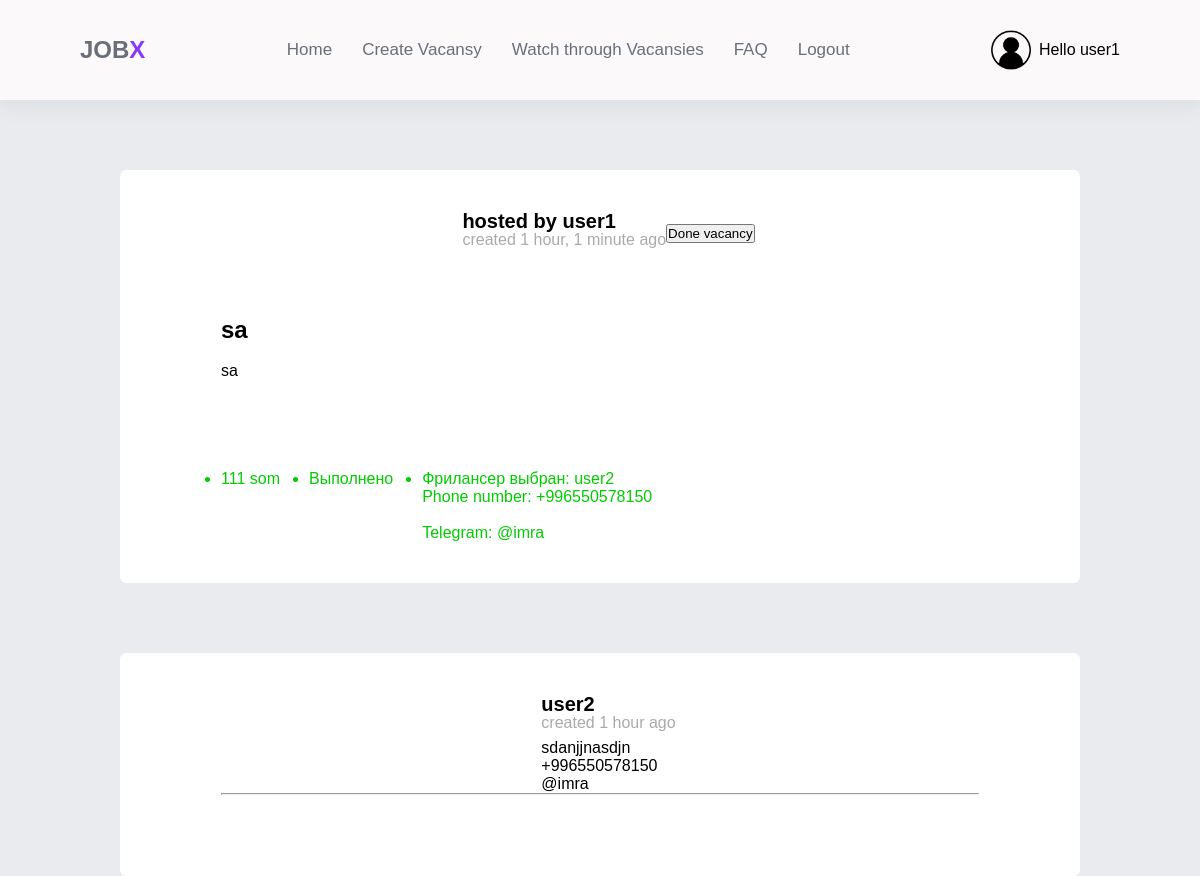
Page /allVacansy/24/ (signed in) on the committed database.
### base/models.py (models this page shows, shortened)
class Vacansy(models.Model):
    title = models.CharField(max_length=30)
    description = models.CharField(max_length=500)
    price = models.IntegerField()
    host = models.ForeignKey(User, on_delete=models.SET_NULL, null=True)
    isDone = models.BooleanField(default=False)
    created = models.DateTimeField(auto_now_add=True)
    selected_freelancer = models.ForeignKey(
        User,
        related_name="selected_vacancies",
        on_delete=models.SET_NULL,
        null=True,
        blank=True,
    )
    participants = models.ManyToManyField(User, related_name="participants", blank=True)
    class Meta:
        ordering = ["-created"]

class Apply(models.Model):
    description = models.CharField(max_length=200)
    created = models.DateTimeField(auto_now_add=True)
    name = models.ForeignKey(User, on_delete=models.CASCADE)
    vacansy = models.ForeignKey(
        Vacansy, on_delete=models.CASCADE, default=None, null=False
    )
    phone_regex = RegexValidator(
        regex=r'^\+?1?\d{9,15}$',
        message="Phone number must be entered in the format: '+999999999'. Up to 15 digits allowed."
    )
    phone = models.CharField(validators=[phone_regex], max_length=17, blank=True)
    telegram = models.CharField(max_length=100,default='')
    class Meta:
        ordering = ["-created"]

### base/views.py (the view)
# urls.py: path("allVacansy/<int:pk>/", views.vacansyDetail, name="vacancyDetail"),
@login_required(login_url="register")
def vacansyDetail(request, pk):
    vacansy = Vacansy.objects.get(id=pk)
    members = vacansy.participants.all()
    datas = Apply.objects.filter(vacansy=vacansy)
    return render(
        request,
        "base/vacansyDetail.html",
        {"vacansy": vacansy, "members": members, "datas": datas},
    )

### base/templates/base/vacansyDetail.html (shortened to what this page needs)
{% extends "main.html" %} {% block content %}
<main>
  <section class="vacansy__card">
    <header class="vacansyHeader">
      <div
        style="display: flex; align-items: center; column-gap: 17px"
        class="leftside"
      >
        <div class="header__txt">
          <p style=" font-size:20px; #333; font-weight: 700; line-height: 1">
            hosted by {{vacansy.host}}
          </p>
          <p
            style="
              color: #aaa;
              height: 25px;
              overflow: hidden;
              text-overflow: clip;
              white-space: nowrap;
            "
          >
            created {{vacansy.created|timesince}} ago
          </p>
        </div>
      </div>
      {% if request.user == vacansy.host and not vacansy.selected_freelancer %}
      <form method="post" action="{% url 'choose_freelancer' vacansy.id %}">
        {% csrf_token %}
        <label for="freelancer_select">Select Freelancer:</label>
        <select name="freelancer_select" id="freelancer_select">
          <option value="" selected disabled>Select an applicant</option>
          {% for data in datas %}
          <option value="{{ data.id }}">{{ data.name }}</option>
          {% endfor %}
        </select>
        <button type="submit">Choose Freelancer</button>
      </form>
      {% elif request.user != vacansy.host %}
      <div class="rightside">
        <a href="{% url 'applyVacansy' vacansy.id %}">
          <button class="button2">Apply</button>
        </a>
      </div>
      {% elif request.user == vacansy.host %}
      <form action="{% url 'done' vacansy.id %}" method="POST">
        <button type="submit">
          Done vacancy
        </button>
      </form>
      {% endif %}
    </header>
    <div class="centerContent">
      <h2>{{vacansy.title}}</h2>
      <br />
      <p>{{vacansy.description}}</p>
    </div>
    <footer class="vacansy__footer">
      <ul style="list-style: disc !important; display: flex; column-gap: 29px">
        <li style="color: #00cc00">{{vacansy.price}} som</li>
        {% if vacansy.isDone == False %}
        <li style="color: #d40c0c">Не выполнено</li>
        {% else %}
        <li style="color: #00cc00">Выполнено</li>
        {% endif %} {% if vacansy.selected_freelancer %}
        <li style="color: #00cc00">
          Фрилансер выбран: {{ vacansy.selected_freelancer.username }} <br />
          {% if request.user == vacansy.host %} {% for j in datas %}
          <p>Phone number: {{j.phone}}</p>
          <br />
          <p>Telegram: {{j.telegram}}</p>
          {% endfor %} {% endif %}
        </li>
        {% else %}
        <li style="color: #d40c0c">Фрилансер не выбран</li>
        {% endif %}
      </ul>
    </footer>
  </section>
  <section
    style="
      margin-top: 45px;
      width: 80%;
      height: 100%;
      display: flex;
      flex-direction: column;
      margin-top: 70px;
      padding: 40px 100px;
      border: 1px solid white;
      background-color: white;
      border-radius: 6px;
    "
    class="members"
  >
    {% for m in members %}
    <header class="vacansyHeader">
      <div
        style="display: flex; align-items: center; column-gap: 17px"
        class="leftside"
      >
        <div class="header__txt">
          <p style=" font-size:20px; #333; font-weight: 700; line-height: 1">
            {{m.username}}
          </p>
          {% for d in m.apply_set.all %}
          <p
            style="
              color: #aaa;
              height: 25px;
              overflow: hidden;
              text-overflow: clip;
              white-space: nowrap;
            "
          >
            created {{d.created|timesince}} ago
          </p>
          <p>{{d.description}}</p>
          {% if request.user == vacansy.host %}
            <p>{{d.phone}}</p>
            <p>{{d.telegram}}</p>
          {% endif %}
          {% endfor %}
        </div>
      </div>
    </header>
    <hr style="margin-bottom: 40px" />
    {% endfor %}
  </section>
</main>
{% endblock content %}

### templates/header.html (shortened to what this page needs)
{% load static %}
<header class="header">
    <nav>
        <div class="logo">
            <a href="{% url 'home' %}">JOB<span>X</span></a>
        </div>
        <ul class="menu">
            <li><a href="{% url 'home' %}">Home</a></li>
            <li><a href="{% url 'createVacansy' %}">Create Vacansy</a></li>
            <li><a href="{% url 'AllVacansy' %}">Watch through Vacansies</a></li>
            <li><a href="{% url 'forum' %}">FAQ</a></li>
            {% if request.user.is_authenticated %}
            <li><a href="{% url 'logout' %}">Logout</a></li>
            {% else %}
            <li><a href="{% url 'register' %}">Register</a></li>
            {% endif %}
        </ul>
        {% if request.user.is_authenticated %}
        <div class="user-header">
            <img src="{% static 'images/avatar.png' %}" alt="">
            <span>Hello {{request.user}}</span>
        </div>
        {% endif %}
    </nav>
</header>

### static/styles/style.css (style rules this page uses)
* { padding: 0; margin: 0; box-sizing: border-box; font-family: sans-serif; text-decoration: none; }
.header { position: sticky; top: 0; width: 100%; box-shadow: 0 4px 20px hsla(207, 24%, 35%, 0.1); background-color: #fbf9f9; z-index: 1; }
nav { display: flex; justify-content: space-between; align-items: center; padding: 30px 80px; }
.logo a { font-size: 24px; font-weight: bold; color: #696f79; }
.logo a span { color: #8739fa; }
.menu { display: flex; justify-content: center; align-items: center; list-style: none; }
.menu a { display: block; padding: 7px 15px; font-size: 17px; font-weight: 500; transition: 0.6s all ease-in-out; color: #696f79; }
nav img { width: 40px; height: 40px; }
.user-header { display: flex; align-items: center; column-gap: 8px; }

### base/templates/base/vacansyDetail.html (style rules this page uses)
body { background-color: #e9ebee; }
main { width: 100%; height: 100%; display: flex; justify-content: center; align-items: center; flex-direction: column; }
a { color: #666; }
.vacansyHeader { display: flex; justify-content: center; align-items: center; }
.centerContent { margin-top: 60px; }
.vacansy__card { width: 80%; height: 100%; display: flex; flex-direction: column; margin-top: 70px; padding: 40px 100px; border: 1px solid white; background-color: white; border-radius: 6px; }
.vacansy__footer { margin-top: 90px; }

### rows in the picture
Vacansy: host "user1", created "1 hour, 1 minute", title "sa", description "sa", price "111", selected_freelancer.username "user2"
Apply: phone "+996550578150", telegram "@imra", created "1 hour", description "sdanjjnasdjn"

### other values in the picture
{{ request.user }} "user1"
{{ m.username }} "user2"
